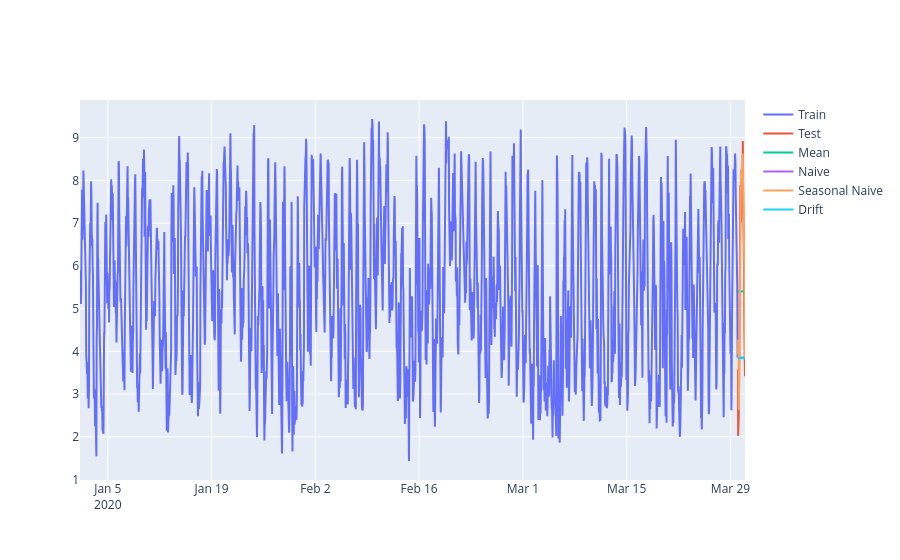

Notebook cell for this chart:
### Code cell
fig = go.Figure()

# train
no_plot = fig.add_trace(
    go.Scatter(x=train_vv.index.tolist(),y=train_vv.values.tolist(), mode = 'lines', #lines+markers
               name="Train"))

# test real
no_plot = fig.add_trace(
    go.Scatter(x=test_vv.index.tolist(),y=test_vv.values.tolist(), mode = 'lines',
               name="Test"))

# pred Mean
no_plot = fig.add_trace(
    go.Scatter(x=pred_mean_ts.index.tolist(),y=pred_mean_ts.values.tolist(), mode = 'lines',
               name="Mean"))

# pred Naive
no_plot = fig.add_trace(
    go.Scatter(x=pred_naive_ts.index.tolist(),y=pred_naive_ts.values.tolist(), mode = 'lines',
               name="Naive"))

# pred Seasonal Naive
no_plot = fig.add_trace(
    go.Scatter(x=pred_snaive_ts.index.tolist(),y=pred_snaive_ts.values.tolist(), mode = 'lines',
               name="Seasonal Naive"))

# pred drift
no_plot = fig.add_trace(
    go.Scatter(x=pred_drift_ts.index.tolist(),y=pred_drift_ts.values.tolist(), mode = 'lines',
               name="Drift"))

fig.show()
